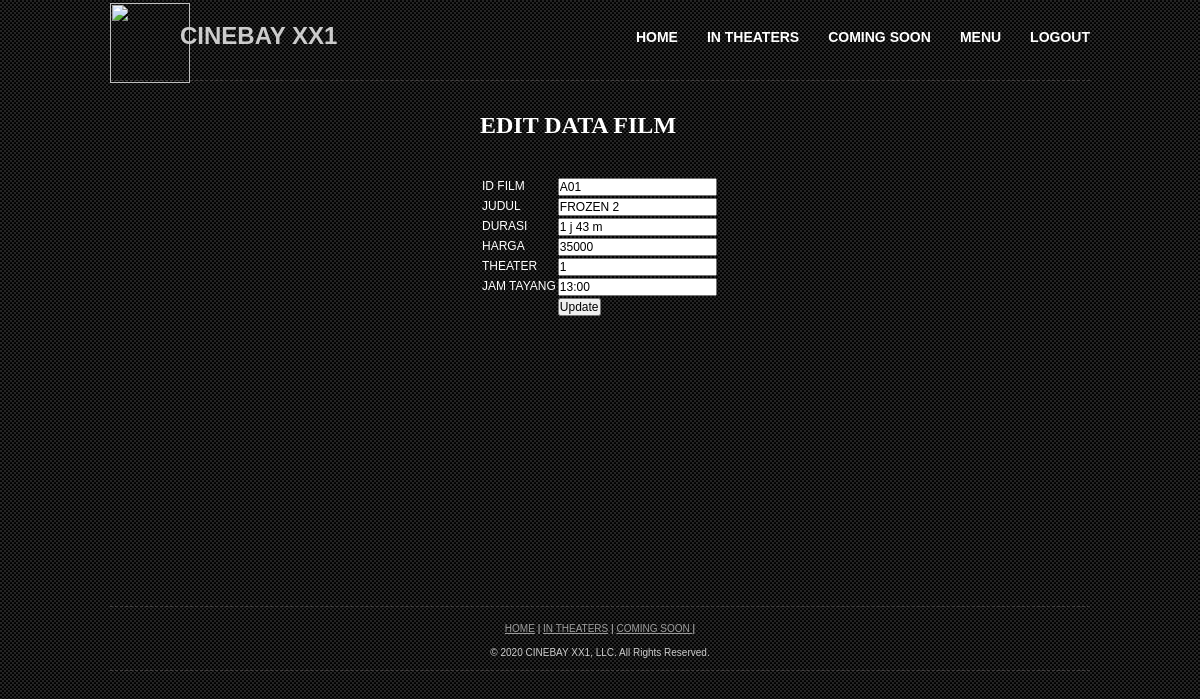
Screenshot of /bioskop/php/edit.php?Id_film=A01 with the database file from the repository.
### tables this page shows
CREATE TABLE `film` (
  `Id_film` varchar(5) NOT NULL,
  `Judul` varchar(50) NOT NULL,
  `Durasi` varchar(50) NOT NULL,
  `Harga` int(10) NOT NULL,
  `Theater` int(5) NOT NULL,
  `Jam_tayang` varchar(10) NOT NULL
);

### bioskop/php/edit.php (the view, shortened to what this page needs)
<?php
$koneksi=mysqli_connect("localhost","root","","tugasakhir_pweb");
$id=$_GET['Id_film'];
$result=mysqli_query($koneksi,"SELECT *FROM film WHERE Id_film='$id'");
while($row=mysqli_fetch_array($result))
{
    $id= $row['Id_film'];
    $judul= $row['Judul'];
    $durasi= $row['Durasi'];
    $harga= $row['Harga'];
    $theater= $row['Theater'];
    $jam= $row['Jam_tayang'];
}
?>
<!DOCTYPE html PUBLIC "-//W3C//DTD XHTML 1.0 Transitional//EN" "http://www.w3.org/TR/xhtml1/DTD/xhtml1-transitional.dtd">
<html lang="en-US" xmlns="http://www.w3.org/1999/xhtml" dir="ltr">
<head>
	<link rel="stylesheet" href="../css/style.css" type="text/css" media="all" />
</head>
<body>
<div id="shell">
	<div id="header">
		<img src="../images/cinema.png"width="80px"height="80px">
		<h1>CINEBAY XX1</h1>
		<div id="navigation">
			<ul>
			    <li><a class="active" href="../index.html">HOME</a></li>
			    <li><a href="../in_theeaters.html">IN THEATERS</a></li>
				<li><a href="../coming_soon.html">COMING SOON</a></li>
				<li class="dropdown"><a href="#">MENU</a>
				</li>
				<li><a href="logout.php">LOGOUT</a></li>
			</ul>
		</div>
	</div>
	<div id="main">
		<div id="content">
			<div class="box">
				<div class="head"></div>
			</div>
            <h1 class="text-h3">EDIT DATA FILM</h1>
            <form action="prosesedit.php" method="POST">
            <table class="table3" align="center">
                <tr>
                    <td>ID FILM</td>
                    <td><input type="text" name="id" value="<?php echo $id;?>"readonly></td>
                </tr>
                <tr>
                    <td>JUDUL</td>
                    <td><input type="text" name="judul" value="<?php echo $judul;?>"></td>
                </tr>
                <tr>
                    <td>DURASI</td>
                    <td><input type="text" name="durasi" value="<?php echo $durasi;?>"></td>
                </tr>
                <tr>
                    <td>HARGA</td>
                    <td><input type="text" name="harga" value="<?php echo $harga;?>"></td>
                </tr>
                <tr>
                    <td>THEATER</td>
                    <td><input type="text" name="theater" value="<?php echo $theater;?>"></td>
                </tr>
                <tr>
                    <td>JAM TAYANG</td>
                    <td><input type="text" name="jam" value="<?php echo $jam;?>"></td>
                </tr>
                <tr>
                    <td><input type="hidden" name="id" value="<?php echo $_GET['Id_film'];?>"></td>
                    <td><input type="submit" name="update" value="Update"></td>
                </tr>
            </table>
            </form>
			<div class="enter5">
				<div class="head"></div>
			</div>
		</div>
	<div id="footer">
		<p>
			<a href="../index.html">HOME</a> <span>|</span>
			<a href="../in_theeaters.html">IN THEATERS</a> <span>|</span>
			<a href="../coming_soon.html">COMING SOON </a> <span>|</span>
		</p>
		<p> &copy; 2020 CINEBAY XX1, LLC. All Rights Reserved.</a></p>
	</div>
</div>
</body>
</html>

### bioskop/css/style.css (style rules this page uses)
* { margin: 0; padding: 0; outline:0; }
body { font-size: 12px; line-height: 1.3; font-family: Arial, Helvetica, Sans-Serif; color: #ccc; background: url('../images/body-bg.gif'); }
a { color: #e7b038; text-decoration: underline; cursor:pointer; }
input, textarea, select { font-size: 12px; font-family: Arial, Helvetica, sans-serif; }
#shell { width:980px; margin:0 auto; }
#header { position:relative; }
img { position:absolute; top:3px; left:0; }
h1 { position: absolute;top:20px; left:70px; }
#navigation { float:right; clear:right; padding-top:28px; padding-bottom:47px; }
#navigation ul { list-style:none; }
#navigation ul li { float:left; display:inline; padding-left:29px; }
#navigation ul li a { font-size:14px; font-weight:bold; color:#fff; text-decoration:none; }
#main { border-bottom:1px dashed #413e3e; }
#content .text-h3 { color:#fff; position: absolute; left:40%; margin-top: 90px; padding-bottom: 20px; font-family: ubuntu; }
#content .table3 { position: absolute; top:22%; left: 40%; color: white; }
.enter5 { width:980px; border-bottom:1px dashed #413e3e; padding-bottom:500px; }
.enter5 .head { width:980px; padding-top:14px; padding-bottom:11px; }
.box { width:980px; border-bottom:1px dashed #413e3e; padding-bottom:55px; }
.box .head { width:980px; padding-top:14px; padding-bottom:11px; }
#footer { padding:15px 0 0 0; }
#footer p { text-align:center; font-size:10px; padding-bottom:11px; }
#footer a { color:#9c9c9c; font-size:10px; }
li.dropdown { display: inline-block; }

### rows the page displays
film: id "A01", judul "FROZEN 2", durasi "1 j 43 m", harga "35000", theater "1", jam "13:00"
